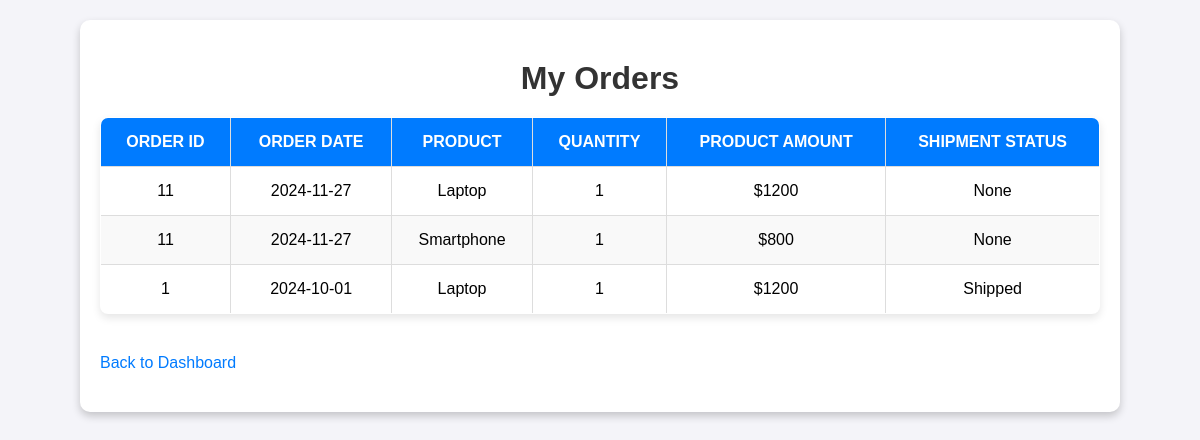
Before: /my-orders (signed in) with the older database file.
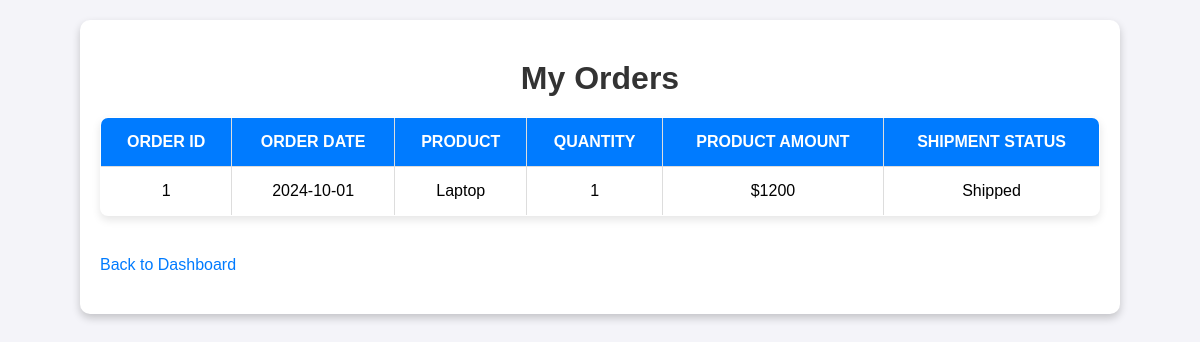
After: the same page with the newer database file.
### tables this page shows
CREATE TABLE OrderProduct (
    OrderID INTEGER NOT NULL,
    ProductID INTEGER NOT NULL,
    Quantity INTEGER NOT NULL,
    PRIMARY KEY (OrderID, ProductID),
    FOREIGN KEY (OrderID) REFERENCES `Order`(OrderID),
    FOREIGN KEY (ProductID) REFERENCES Product(ProductID)
);

CREATE TABLE `Order` (
    OrderID INTEGER PRIMARY KEY NOT NULL,
    OrderDate DATE NOT NULL,
    TotalAmount DECIMAL(10, 2) DEFAULT 0,
    ShippingAddress VARCHAR(255) NOT NULL,
    CustomerID INTEGER NOT NULL,
    FOREIGN KEY (CustomerID) REFERENCES Customer(CustomerID)
);

CREATE TABLE Product (
    ProductID INTEGER PRIMARY KEY NOT NULL,
    Name VARCHAR(255) NOT NULL,
    Price DECIMAL(10, 2) DEFAULT 0,
    Category VARCHAR(255) NOT NULL,
    StockQuantity INTEGER DEFAULT 0
);

CREATE TABLE Shipment (
    ShipmentID INTEGER PRIMARY KEY,
    OrderID INTEGER UNIQUE NOT NULL,
    ShipmentDate DATE NOT NULL,
    Status VARCHAR(255) NOT NULL,
    SupplierID INTEGER NOT NULL,
    FOREIGN KEY (OrderID) REFERENCES `Order`(OrderID),
    FOREIGN KEY (SupplierID) REFERENCES Supplier(SupplierID)
);

### server.py (the view)
@app.route('/my-orders', methods=['GET'])
def my_orders():
    if 'customer_id' not in session:
        flash("You must be logged in to view your orders.")
        return redirect(url_for('login'))
    customer_id = session['customer_id']
    conn = open_connection()
    orders = []
    if conn:
        cursor = conn.cursor()
        sql = """
        SELECT
            o.OrderID AS OrderID,
            o.OrderDate AS OrderDate,
            Product.Name AS ProductName,
            OrderProduct.Quantity AS Quantity,
            (Product.Price * OrderProduct.Quantity) AS ProductTotal,
            Shipment.Status AS ShipmentStatus
        FROM `Order` o
        JOIN OrderProduct ON OrderProduct.OrderID = o.OrderID
        JOIN Product ON OrderProduct.ProductID = Product.ProductID
        LEFT JOIN Shipment ON o.OrderID = Shipment.OrderID
        WHERE o.CustomerID = ?
        ORDER BY o.OrderDate DESC, Product.Name ASC;
        """
        cursor.execute(sql, (customer_id,))
        results = cursor.fetchall()
        conn.close()
        for row in results:
            orders.append({
                'OrderID': row[0],
                'OrderDate': row[1],
                'ProductName': row[2],
                'Quantity': row[3],
                'ProductTotal': row[4],
                'ShipmentStatus': row[5]
            })
    return render_template('my_orders.html', orders=orders)

### server.py (called while the page is built)
def open_connection():
    conn = None
    try:
        conn = sqlite3.connect(DATABASE)
        return conn
    except Error as e:
        print(f"Error connecting to database: {e}")
    return conn

### templates/my_orders.html (shortened to what this page needs)
<html>
<head>
</head>
<body>
    <div class="container">
        <h1>My Orders</h1>
        <table>
            <thead>
                <tr>
                    <th>Order ID</th>
                    <th>Order Date</th>
                    <th>Product</th>
                    <th>Quantity</th>
                    <th>Product Amount</th>
                    <th>Shipment Status</th>
                </tr>
            </thead>
            <tbody>
                {% if orders %}
                    {% for order in orders %}
                    <tr>
                        <td>{{ order.OrderID }}</td>
                        <td>{{ order.OrderDate }}</td>
                        <td>{{ order.ProductName }}</td>
                        <td>{{ order.Quantity }}</td>
                        <td>${{ order.ProductTotal }}</td>
                        <td>{{ order.ShipmentStatus }}</td>
                    </tr>
                    {% endfor %}
                {% else %}
                <tr>
                    <td colspan="6" class="no-orders">No orders found.</td>
                </tr>
                {% endif %}
            </tbody>
        </table>
        <a href="/">Back to Dashboard</a>
    </div>
</body>
</html>

### templates/my_orders.html (style rules this page uses)
body { font-family: Arial, sans-serif; background-color: #f4f4f9; margin: 0; padding: 0; }
h1 { text-align: center; color: #333; margin: 20px 0; }
.container { width: 90%; max-width: 1000px; margin: 20px auto; background-color: #fff; padding: 20px; box-shadow: 0 4px 8px rgba(0, 0, 0, 0.2); border-radius: 10px; }
table { width: 100%; border-collapse: collapse; margin: 20px 0; background-color: #fff; box-shadow: 0 4px 8px rgba(0, 0, 0, 0.1); border-radius: 8px; overflow: hidden; }
table, th, td { border: 1px solid #ddd; }
th, td { padding: 15px; text-align: center; }
th { background-color: #007bff; color: white; text-transform: uppercase; }
a { display: inline-block; margin: 20px 0; text-align: center; text-decoration: none; color: #007bff; font-size: 16px; transition: all 0.3s ease; }

Changed rows visible on the page:
removed OrderProduct: OrderID "11", OrderDate "2024-11-27", ProductName "Laptop", Quantity "1", ProductTotal "1200", ShipmentStatus "None"
removed OrderProduct: OrderID "11", OrderDate "2024-11-27", ProductName "Smartphone", Quantity "1", ProductTotal "800", ShipmentStatus "None"
